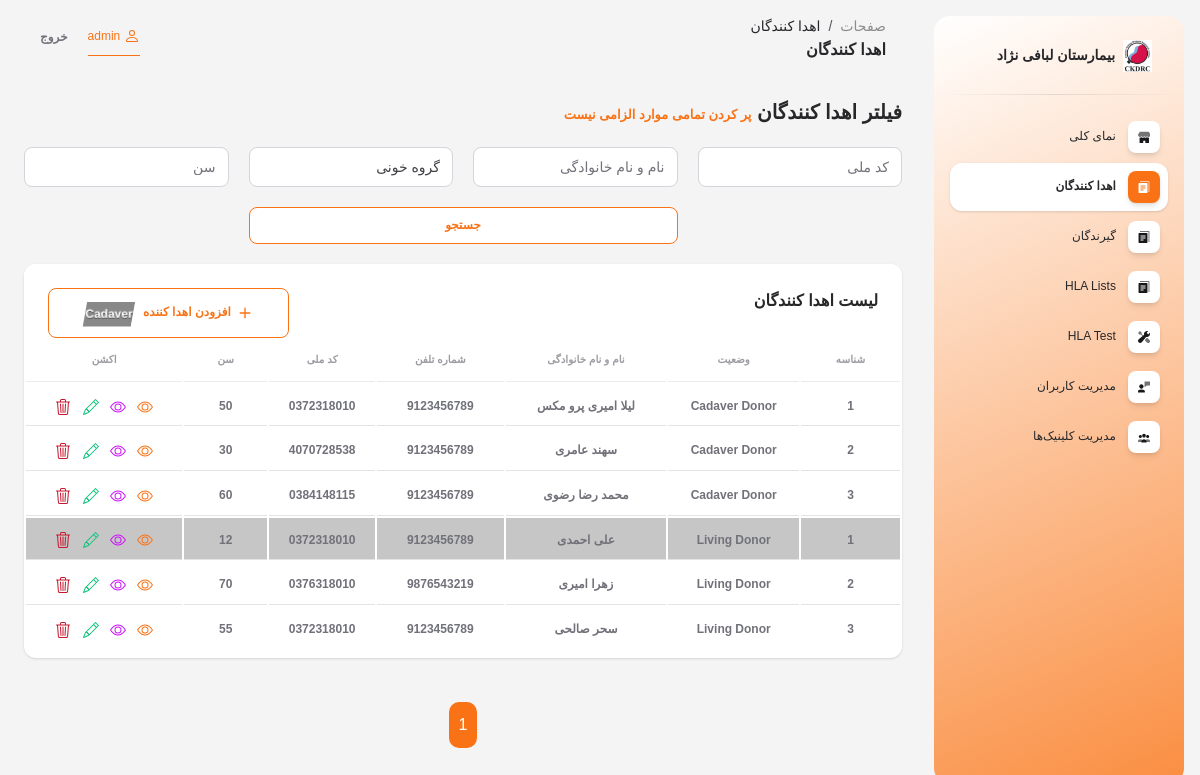
Page /donors/ (signed in) on the earlier database version.
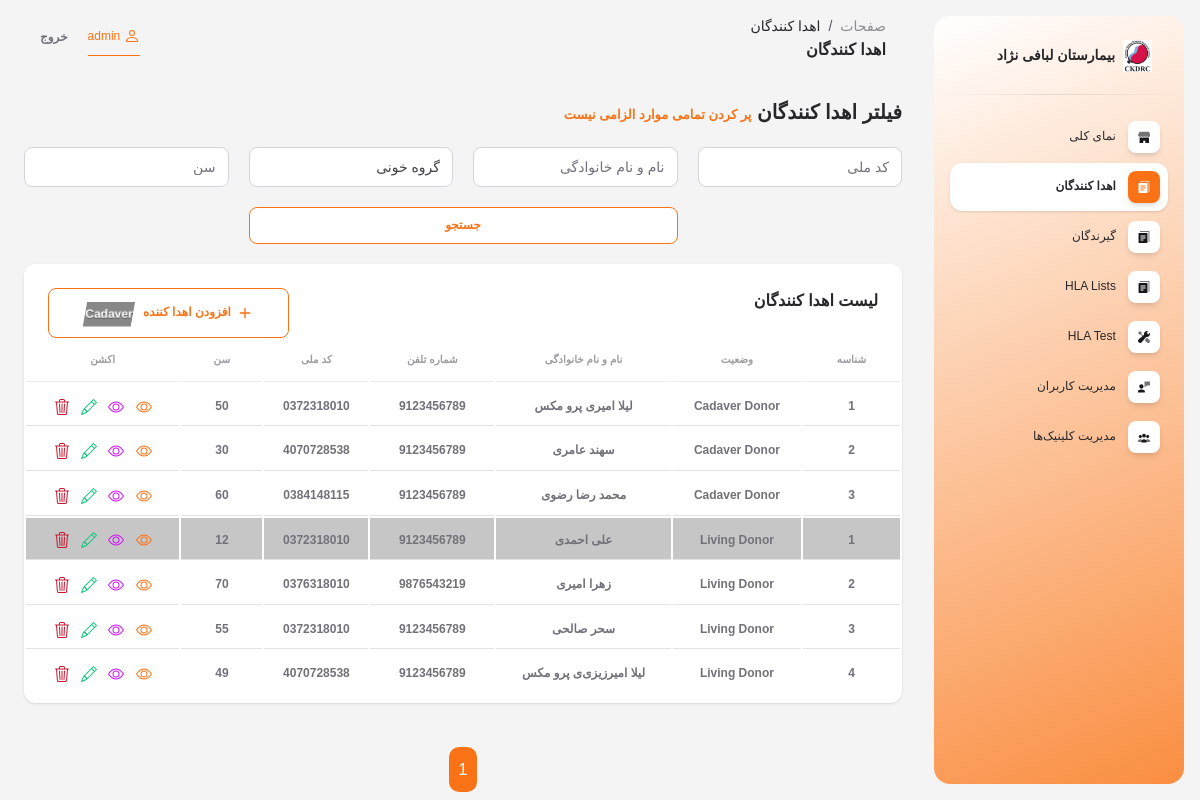
Same page on the later database version.
### referees/models.py (models this page shows, shortened)
class Donor(models.Model):
    gender_choices = [
        ('1', 'مرد'),
        ('2', 'زن'),
    ]
    blood_group_choices = [
        ('A', 'A'),
        ('B', 'B'),
        ('AB', 'AB'),
        ('O', 'O'),
    ]
    status_choices = [
        ('1', 'Cadaver Donor'),
        ('2', 'Living Donor'),
    ]
    pcr_based_pdf = models.FileField(verbose_name='PCR Based PDF', upload_to=upload_donor_pdf_path, blank=True, null=True)
    full_name = models.CharField(verbose_name='نام و نام خانوادگی', max_length=200)
    national_code = models.CharField(verbose_name='کد ملی', max_length=15)
    phone_number = models.CharField(verbose_name='شماره تماس', max_length=50)
    gender = models.CharField(verbose_name='جنسیت', choices=gender_choices, max_length=1)
    pregnancies_number = models.IntegerField(verbose_name='تعداد بارداری (اختیاری)', null=True, blank=True)
    age = models.IntegerField(verbose_name='سن')
    blood_group = models.CharField(verbose_name='گروه خونی', max_length=2, choices=blood_group_choices)
    recipient_blood_group = MultiSelectField(verbose_name='گروه خونی مناسب برای گیرنده', help_text='این مقدار توسط سیستیم تعین می گردد', max_length=50, choices=blood_group_choices)
    min_recipient_age = models.IntegerField(verbose_name='حداقل سن مناسب برای گیرنده', help_text='این مقدار توسط سیستیم تعین می گردد')
    max_recipient_age = models.IntegerField(verbose_name='حداکثر سن مناسب برای گیرنده', help_text='این مقدار توسط سیستیم تعین می گردد')
    status = models.CharField(verbose_name='وضعیت', max_length=1, choices=status_choices, help_text='این مقدار توسط سیستیم تعین می گردد')
    hla_a_1 = models.ForeignKey(HlaA, on_delete=models.DO_NOTHING, verbose_name='HLA A (allele 1)', related_name='hla_a_1_%(class)s')
    hla_a_2 = models.ForeignKey(HlaA, on_delete=models.DO_NOTHING, verbose_name='HLA A (allele 2)', related_name='hla_a_2_%(class)s')
    hla_b_1 = models.ForeignKey(HlaB, on_delete=models.DO_NOTHING, verbose_name='HLA B (allele 1)', related_name='hla_b_1_%(class)s')
    hla_b_2 = models.ForeignKey(HlaB, on_delete=models.DO_NOTHING, verbose_name='HLA B (allele 2)', related_name='hla_b_2_%(class)s')
    hla_drb1_1 = models.ForeignKey(HlaDRB1, on_delete=models.DO_NOTHING, verbose_name='HLA DRB1 (allele 1)', related_name='hla_drb1_1_%(class)s')
    hla_drb1_2 = models.ForeignKey(HlaDRB1, on_delete=models.DO_NOTHING, verbose_name='HLA DRB1 (allele 2)', related_name='hla_drb1_2_%(class)s')
    hla_drb_1 = models.ForeignKey(HlaDRB, on_delete=models.DO_NOTHING, verbose_name='HLA DRB (allele 1)', null=True, blank=True, related_name='hla_drb_1_%(class)s')
    hla_drb_2 = models.ForeignKey(HlaDRB, on_delete=models.DO_NOTHING, verbose_name='HLA DRB (allele 2)', null=True, blank=True, related_name='hla_drb_2_%(class)s')
    hla_dqb1_1 = models.ForeignKey(HlaDQB1, on_delete=models.DO_NOTHING, verbose_name='HLA DQB1 (allele 1)', related_name='hla_dqb1_1_%(class)s')
    hla_dqb1_2 = models.ForeignKey(HlaDQB1, on_delete=models.DO_NOTHING, verbose_name='HLA DQB1 (allele 2)', related_name='hla_dqb1_2_%(class)s')
    is_test = models.BooleanField(verbose_name='دیتای تستی', default=False)
    creator_user = models.ForeignKey(settings.AUTH_USER_MODEL, on_delete=models.SET_NULL, null=True, blank=True)
    creator_groups = models.ManyToManyField(Group, blank=True)
    deactivate = models.BooleanField(verbose_name='غیرفعال سازی', default=False)
    class Meta:
        verbose_name = 'اهدا کننده'
        verbose_name_plural = 'اهدا کنندگان'
        abstract = True

class CadaverDonor(Donor):
    kdpi = models.FloatField(verbose_name='KDPI', help_text='عددی بین 0 تا 100')
    class Meta:
        verbose_name = 'اهدا کننده مرگ مغزی'
        verbose_name_plural = 'اهدا کنندگان مرگ مغزی'

class LivingDonor(Donor):
    class Meta:
        verbose_name = 'اهدا کننده زنده'
        verbose_name_plural = 'اهدا کنندگان زنده'

### referees/views.py (the view)
# urls.py: path('donors/', DonorListView.as_view(), name='donor_list'),
class DonorListView(LoginRequiredMixin, ListView):
    template_name = 'donors/donor_list.html'
    paginate_by = 100
    context_object_name = 'donors'
    def get_queryset(self):
        search_query = self.request.GET.get('q')
        blood_group = self.request.GET.get('blood_group')
        national_code = self.request.GET.get('national_code')
        age = self.request.GET.get('age')
        filters = {}
        if blood_group:
            filters['blood_group'] = blood_group
        if national_code:
            filters['national_code'] = national_code
        if age:
            filters['age'] = age
        cadaver_donors = owner_filter(self.request.user, CadaverDonor.objects.filter(**filters))
        living_donors = owner_filter(self.request.user, LivingDonor.objects.filter(**filters))
        if search_query:
            cadaver_donors = cadaver_donors.filter(Q(full_name__icontains=search_query))
            living_donors = living_donors.filter(Q(full_name__icontains=search_query))
        combined = list(chain(cadaver_donors, living_donors))
        return combined

### referees/views.py (called while the page is built)
def owner_filter(user, queryset):
    base_filter = Q(is_test=user.is_staff)
    if not user.groups.all():
        return queryset.filter(base_filter)
    return queryset.filter(
        base_filter & Q(creator_groups__in=user.groups.all())
    ).distinct()

### templates/donors/donor_list.html (shortened to what this page needs)
{% extends 'base.html' %}
{% load static %}
{% block page1 %}
اهدا کنندگان
{% endblock %}
{% block page2 %}
اهدا کنندگان
{% endblock %}
{% block contain %}
<div class="row">
    <div class="col-12">
        <h5>فیلتر اهدا کنندگان <span style="font-size: small; color: #f97316;">پر کردن تمامی موارد الزامی نیست</span></h5>
        <form method="get" class="my-form">
            <input title="کد ملی" type="number" name="national_code" class="form-control w-40" placeholder="کد ملی" style="width: 100% !important;"
                value="{{ request.GET.national_code }}">
            <input title="نام و نام خانوادگی" type="text" name="q" class="form-control w-40" placeholder="نام و نام خانوادگی" style="width: 100% !important;"
                value="{{ request.GET.q }}">
            <select name="blood_group" class="form-control" title="گروه خونی">
                <option value="">گروه خونی</option>
            </select>
            <input title="سن" type="number" name="age" class="form-control w-40" placeholder="سن" style="width: 100% !important;"
                value="{{ request.GET.age }}">
            <button class="my-btn" style="background-color: #fff; border: 1px solid #f97316; border-radius: 0.5rem; color: #f97316; padding: 8px 32px; font-size: 0.75rem; font-weight: 700;">جستجو</button>
        </form>
    </div>
    <div class="col-12">
        {% include "includes/donors_table_white.html" %}
    </div>
    <div class="col-12">
        <div class="page">
            {% for num in page_obj.paginator.page_range %}
            {% if page_obj.number == num %}
            <a href="{% url 'donor_list' %}?page={{ num }}" class="number">{{ num }}</a>
            {% elif num > page_obj.number|add:'-3' and num < page_obj.number|add:'3' %}
            <a href="{% url 'donor_list' %}?page={{ num }}" class="number">{{ num }}</a>
            {% endif %}
            {% endfor %}
        </div>
    </div>
</div>
{% endblock %}

### templates/includes/donors_table_white.html (shortened to what the changed rows need)
<div class="card mb-4">
    <div class="card-body px-0 pt-0 pb-2">
        <div class="table-responsive p-0">
            <table class="table align-items-center mb-0">
                <thead>
                    <tr>
                        <th class="text-center text-uppercase text-secondary text-xxs font-weight-bolder opacity-7">
                            شناسه</th>
                        <th class="text-center text-uppercase text-secondary text-xxs font-weight-bolder opacity-7">
                            وضعیت</th>
                        <th class="text-center text-uppercase text-secondary text-xxs font-weight-bolder opacity-7">
                            نام و نام خانوادگی</th>
                        <th class="text-center text-uppercase text-secondary text-xxs font-weight-bolder opacity-7">
                            شماره تلفن</th>
                        <th class="text-center text-uppercase text-secondary text-xxs font-weight-bolder opacity-7">
                            کد ملی</th>
                        <th class="text-center text-uppercase text-secondary text-xxs font-weight-bolder opacity-7">
                            سن</th>
                        <th class="text-center text-uppercase text-secondary text-xxs font-weight-bolder opacity-7">
                            اکشن</th>
                    </tr>
                </thead>
                <tbody>
                    {% if donors %}
                    {% for donor in donors %}
                    <tr {% if donor.deactivate %} style="background-color: hsl(0, 1%, 78%);" {% endif %}>
                        <td class="align-middle text-center">
                            <span class="text-secondary text-xs font-weight-bold">{{ donor.id }}</span>
                        </td>
                        <td class="align-middle text-center">
                            <span class="text-secondary text-xs font-weight-bold">{{ donor.get_status_display }}</span>
                        </td>
                        <td class="align-middle text-center">
                            <span class="text-secondary text-xs font-weight-bold">{{ donor.full_name }}</span>
                        </td>
                        <td class="align-middle text-center">
                            <span class="text-secondary text-xs font-weight-bold">{{ donor.phone_number }}</span>
                        </td>
                        <td class="align-middle text-center">
                            <span class="text-secondary text-xs font-weight-bold">{{ donor.national_code }}</span>
                        </td>
                        <td class="align-middle text-center">
                            <span class="text-secondary text-xs font-weight-bold">{{ donor.age }}</span>
                        </td>
                        <td class="align-middle text-center">
                            {% if donor.status == '1' %}
                            <a href="{% url 'cadaver_donor_detail' donor.id %}" title="جزئیات" style="padding: 0 4px;">
                                <span class="text-secondary text-xs font-weight-bold">
                                </span>
                            </a>
                            <a href="{% url 'select_recipients_for_cadaver_donor' donor.id %}" title="جزئیات" style="padding: 0 4px;">
                                <span class="text-secondary text-xs font-weight-bold">
                                </span>
                            </a>
                            <a href="{% url 'cadaver_donor_update' donor.id %}" title="ویرایش" style="padding: 0 4px;">
                                <span class="text-secondary text-xs font-weight-bold">
                                </span>
                            </a>
                            <a href="{% url 'cadaver_donor_delete' donor.id %}" title="حذف" style="padding: 0 4px;">
                                <span class="text-secondary text-xs font-weight-bold">
                                </span>
                            </a>
                            {% else %}
                            <a href="{% url 'living_donor_detail' donor.id %}" title="جزئیات" style="padding: 0 4px;">
                                <span class="text-secondary text-xs font-weight-bold">
                                </span>
                            </a>
                            <a href="{% url 'select_recipients_for_living_donor' donor.id %}" title="جزئیات" style="padding: 0 4px;">
                                <span class="text-secondary text-xs font-weight-bold">
                                </span>
                            </a>
                            <a href="{% url 'living_donor_update' donor.id %}" title="ویرایش" style="padding: 0 4px;">
                                <span class="text-secondary text-xs font-weight-bold">
                                </span>
                            </a>
                            <a href="{% url 'living_donor_delete' donor.id %}" title="حذف" style="padding: 0 4px;">
                                <span class="text-secondary text-xs font-weight-bold">
                                </span>
                            </a>
                            {% endif %}
                        </td>
                    </tr>
                    {% endfor %}
                    {% else %}
                    <tr>
                        <td colspan="7" class="align-middle text-center">
                            <span class="text-secondary text-xs font-weight-bold">موردی یافت نشد</span>
                        </td>
                    </tr>
                    {% endif %}
                </tbody>
            </table>
        </div>
    </div>
</div>

Differences in the rows shown:
added LivingDonor: id "4", status "Living Donor", full_name "ﻟﯿﻼ ﺍﻣﯿﺮزیزیﯼ پرو مکس", phone_number "9123456789", national_code "4070728538", age "49"
